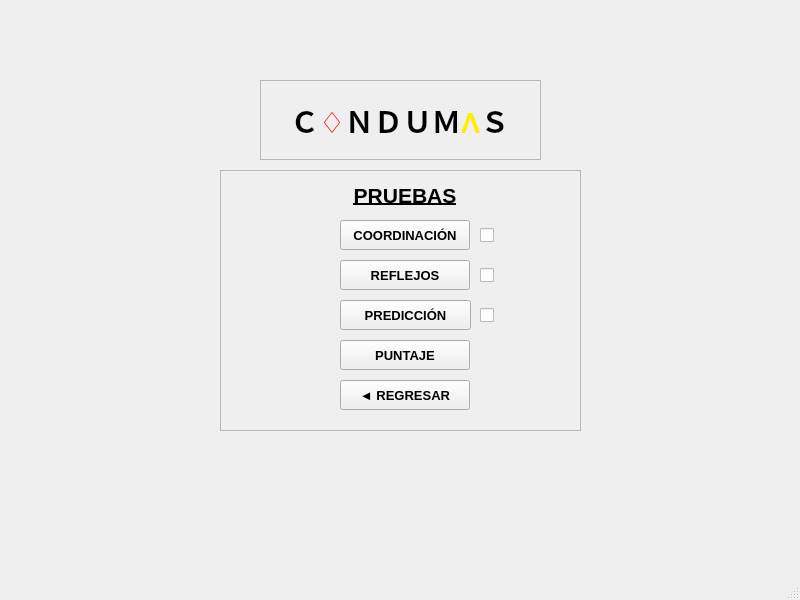
<?xml version="1.0" encoding="UTF-8"?>
<ui version="4.0">
 <class>MainWindow</class>
 <widget class="QMainWindow" name="MainWindow">
  <property name="geometry">
   <rect>
    <x>0</x>
    <y>0</y>
    <width>800</width>
    <height>600</height>
   </rect>
  </property>
  <property name="windowTitle">
   <string>PRUEBA PSICOMÉTRICA</string>
  </property>
  <widget class="QWidget" name="centralwidget">
   <widget class="QLabel" name="Fondo">
    <property name="geometry">
     <rect>
      <x>-200</x>
      <y>-60</y>
      <width>1231</width>
      <height>671</height>
     </rect>
    </property>
    <property name="text">
     <string>&lt;html&gt;&lt;head/&gt;&lt;body&gt;&lt;p&gt;&lt;img src=&quot;:/cct/wallpaper_main.jpg&quot;/&gt;&lt;/p&gt;&lt;/body&gt;&lt;/html&gt;</string>
    </property>
   </widget>
   <widget class="QFrame" name="Inputs">
    <property name="geometry">
     <rect>
      <x>220</x>
      <y>170</y>
      <width>361</width>
      <height>261</height>
     </rect>
    </property>
    <property name="acceptDrops">
     <bool>false</bool>
    </property>
    <property name="autoFillBackground">
     <bool>false</bool>
    </property>
    <property name="frameShape">
     <enum>QFrame::StyledPanel</enum>
    </property>
    <property name="frameShadow">
     <enum>QFrame::Raised</enum>
    </property>
    <widget class="QLabel" name="Graytransparent">
     <property name="geometry">
      <rect>
       <x>-10</x>
       <y>-10</y>
       <width>371</width>
       <height>271</height>
      </rect>
     </property>
     <property name="text">
      <string>&lt;html&gt;&lt;head/&gt;&lt;body&gt;&lt;p&gt;&lt;img src=&quot;:/cct/fondo-png-transparente.png&quot;/&gt;&lt;/p&gt;&lt;/body&gt;&lt;/html&gt;</string>
     </property>
    </widget>
    <widget class="QPushButton" name="coordBoton">
     <property name="geometry">
      <rect>
       <x>120</x>
       <y>50</y>
       <width>130</width>
       <height>30</height>
      </rect>
     </property>
     <property name="font">
      <font>
       <pointsize>10</pointsize>
       <weight>75</weight>
       <italic>false</italic>
       <bold>true</bold>
       <underline>false</underline>
      </font>
     </property>
     <property name="text">
      <string>COORDINACIÓN</string>
     </property>
    </widget>
    <widget class="QPushButton" name="refleBoton">
     <property name="geometry">
      <rect>
       <x>120</x>
       <y>90</y>
       <width>130</width>
       <height>30</height>
      </rect>
     </property>
     <property name="font">
      <font>
       <pointsize>10</pointsize>
       <weight>75</weight>
       <italic>false</italic>
       <bold>true</bold>
       <underline>false</underline>
      </font>
     </property>
     <property name="text">
      <string>REFLEJOS</string>
     </property>
    </widget>
    <widget class="QPushButton" name="predicBoton">
     <property name="geometry">
      <rect>
       <x>120</x>
       <y>130</y>
       <width>131</width>
       <height>30</height>
      </rect>
     </property>
     <property name="font">
      <font>
       <pointsize>10</pointsize>
       <weight>75</weight>
       <italic>false</italic>
       <bold>true</bold>
       <underline>false</underline>
      </font>
     </property>
     <property name="text">
      <string>PREDICCIÓN</string>
     </property>
    </widget>
    <widget class="QPushButton" name="puntajeBoton">
     <property name="geometry">
      <rect>
       <x>120</x>
       <y>170</y>
       <width>130</width>
       <height>30</height>
      </rect>
     </property>
     <property name="font">
      <font>
       <pointsize>10</pointsize>
       <weight>75</weight>
       <italic>false</italic>
       <bold>true</bold>
       <underline>false</underline>
      </font>
     </property>
     <property name="text">
      <string>PUNTAJE</string>
     </property>
    </widget>
    <widget class="QLabel" name="labelPRUEBAS">
     <property name="geometry">
      <rect>
       <x>120</x>
       <y>10</y>
       <width>130</width>
       <height>30</height>
      </rect>
     </property>
     <property name="font">
      <font>
       <pointsize>16</pointsize>
       <weight>75</weight>
       <bold>true</bold>
       <underline>true</underline>
      </font>
     </property>
     <property name="toolTipDuration">
      <number>-4</number>
     </property>
     <property name="layoutDirection">
      <enum>Qt::LeftToRight</enum>
     </property>
     <property name="text">
      <string>PRUEBAS</string>
     </property>
     <property name="alignment">
      <set>Qt::AlignCenter</set>
     </property>
    </widget>
    <widget class="QCheckBox" name="checkCOORD">
     <property name="geometry">
      <rect>
       <x>260</x>
       <y>50</y>
       <width>71</width>
       <height>31</height>
      </rect>
     </property>
     <property name="contextMenuPolicy">
      <enum>Qt::PreventContextMenu</enum>
     </property>
     <property name="text">
      <string/>
     </property>
     <property name="checkable">
      <bool>false</bool>
     </property>
     <property name="checked">
      <bool>false</bool>
     </property>
    </widget>
    <widget class="QCheckBox" name="checkREFLE">
     <property name="geometry">
      <rect>
       <x>260</x>
       <y>90</y>
       <width>71</width>
       <height>31</height>
      </rect>
     </property>
     <property name="text">
      <string/>
     </property>
     <property name="checkable">
      <bool>false</bool>
     </property>
     <property name="checked">
      <bool>false</bool>
     </property>
    </widget>
    <widget class="QCheckBox" name="checkPREDI">
     <property name="geometry">
      <rect>
       <x>260</x>
       <y>130</y>
       <width>71</width>
       <height>31</height>
      </rect>
     </property>
     <property name="text">
      <string/>
     </property>
     <property name="checkable">
      <bool>false</bool>
     </property>
     <property name="checked">
      <bool>false</bool>
     </property>
    </widget>
    <widget class="QPushButton" name="pushButton">
     <property name="geometry">
      <rect>
       <x>120</x>
       <y>210</y>
       <width>130</width>
       <height>30</height>
      </rect>
     </property>
     <property name="font">
      <font>
       <pointsize>10</pointsize>
       <weight>75</weight>
       <bold>true</bold>
      </font>
     </property>
     <property name="autoFillBackground">
      <bool>false</bool>
     </property>
     <property name="text">
      <string>◄ REGRESAR</string>
     </property>
    </widget>
   </widget>
   <widget class="QFrame" name="Condumas">
    <property name="geometry">
     <rect>
      <x>260</x>
      <y>80</y>
      <width>281</width>
      <height>80</height>
     </rect>
    </property>
    <property name="frameShape">
     <enum>QFrame::StyledPanel</enum>
    </property>
    <property name="frameShadow">
     <enum>QFrame::Raised</enum>
    </property>
    <widget class="QLabel" name="label_4">
     <property name="geometry">
      <rect>
       <x>10</x>
       <y>10</y>
       <width>261</width>
       <height>61</height>
      </rect>
     </property>
     <property name="text">
      <string>&lt;html&gt;&lt;head/&gt;&lt;body&gt;&lt;p&gt;&lt;img src=&quot;:/cct/fondo-png-transparente.png&quot;/&gt;&lt;/p&gt;&lt;/body&gt;&lt;/html&gt;</string>
     </property>
    </widget>
    <widget class="QLabel" name="label_5">
     <property name="geometry">
      <rect>
       <x>30</x>
       <y>10</y>
       <width>231</width>
       <height>61</height>
      </rect>
     </property>
     <property name="text">
      <string>&lt;html&gt;&lt;head/&gt;&lt;body&gt;&lt;p&gt;&lt;span style=&quot; font-size:22pt; font-weight:600; color:#000000;&quot;&gt;Ｃ&lt;/span&gt;&lt;span style=&quot; font-size:22pt; font-weight:600; color:#ff0000;&quot;&gt;♢&lt;/span&gt;&lt;span style=&quot; font-size:22pt; font-weight:600; color:#000000;&quot;&gt;ＮＤＵＭ&lt;/span&gt;&lt;span style=&quot; font-size:22pt; font-weight:600; color:#ffee00;&quot;&gt;Λ&lt;/span&gt;&lt;span style=&quot; font-size:22pt; font-weight:600; color:#000000;&quot;&gt;Ｓ&lt;/span&gt;&lt;/p&gt;&lt;/body&gt;&lt;/html&gt;</string>
     </property>
    </widget>
   </widget>
  </widget>
  <widget class="QStatusBar" name="statusbar"/>
 </widget>
 <resources>
  <include location="wallpaper.qrc"/>
 </resources>
 <connections/>
</ui>
